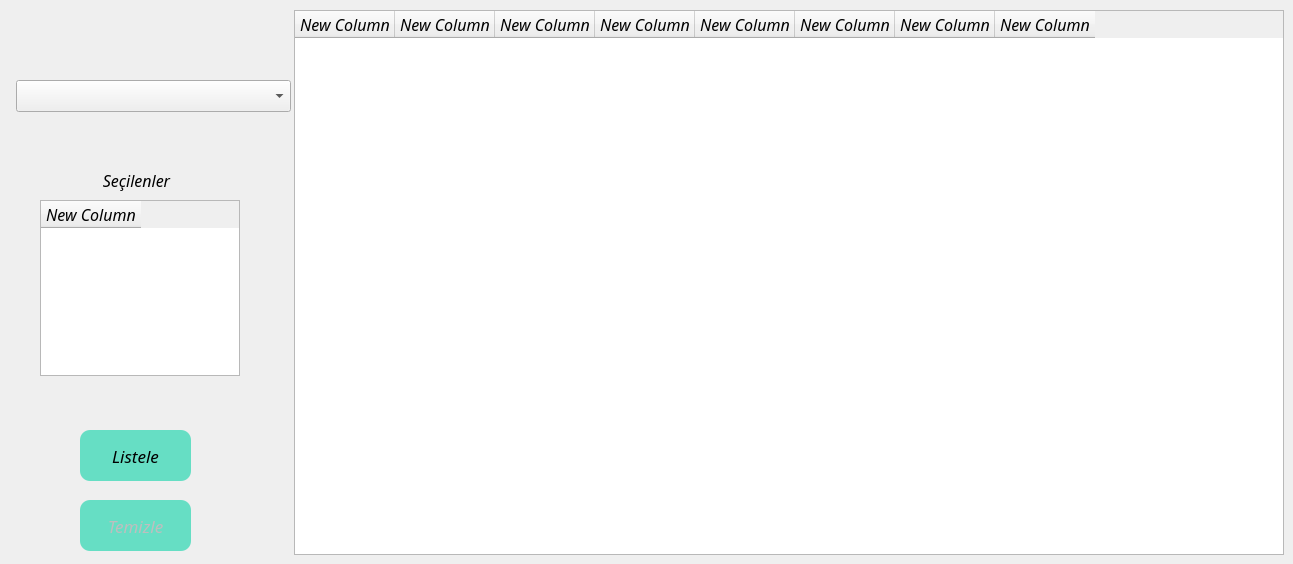
          <widget class="QWidget" name="tab_4_1">
           <attribute name="title">
            <string>Türe Göre</string>
           </attribute>
           <widget class="QLabel" name="label_26">
            <property name="geometry">
             <rect>
              <x>46</x>
              <y>160</y>
              <width>181</width>
              <height>40</height>
             </rect>
            </property>
            <property name="font">
             <font>
              <family>Monotype Corsiva</family>
              <pointsize>12</pointsize>
              <italic>true</italic>
             </font>
            </property>
            <property name="text">
             <string>Seçilenler</string>
            </property>
            <property name="alignment">
             <set>Qt::AlignCenter</set>
            </property>
           </widget>
           <widget class="QTableWidget" name="tableWidget_4_1_1">
            <property name="geometry">
             <rect>
              <x>40</x>
              <y>200</y>
              <width>200</width>
              <height>176</height>
             </rect>
            </property>
            <property name="minimumSize">
             <size>
              <width>100</width>
              <height>100</height>
             </size>
            </property>
            <property name="maximumSize">
             <size>
              <width>200</width>
              <height>300</height>
             </size>
            </property>
            <property name="font">
             <font>
              <family>Monotype Corsiva</family>
              <pointsize>12</pointsize>
              <weight>50</weight>
              <italic>true</italic>
              <bold>false</bold>
             </font>
            </property>
            <property name="styleSheet">
             <string notr="true">font: italic 12pt &quot;Monotype Corsiva&quot;;
</string>
            </property>
            <column>
             <property name="text">
              <string>New Column</string>
             </property>
            </column>
           </widget>
           <widget class="QTableWidget" name="tableWidget_4_1_2">
            <property name="geometry">
             <rect>
              <x>294</x>
              <y>10</y>
              <width>990</width>
              <height>545</height>
             </rect>
            </property>
            <property name="font">
             <font>
              <family>Monotype Corsiva</family>
              <pointsize>12</pointsize>
              <weight>50</weight>
              <italic>true</italic>
              <bold>false</bold>
             </font>
            </property>
            <property name="styleSheet">
             <string notr="true">font: italic 12pt &quot;Monotype Corsiva&quot;;</string>
            </property>
            <property name="showGrid">
             <bool>true</bool>
            </property>
            <property name="columnCount">
             <number>8</number>
            </property>
            <column>
             <property name="text">
              <string>New Column</string>
             </property>
            </column>
            <column>
             <property name="text">
              <string>New Column</string>
             </property>
            </column>
            <column>
             <property name="text">
              <string>New Column</string>
             </property>
            </column>
            <column>
             <property name="text">
              <string>New Column</string>
             </property>
            </column>
            <column>
             <property name="text">
              <string>New Column</string>
             </property>
            </column>
            <column>
             <property name="text">
              <string>New Column</string>
             </property>
            </column>
            <column>
             <property name="text">
              <string>New Column</string>
             </property>
            </column>
            <column>
             <property name="text">
              <string>New Column</string>
             </property>
            </column>
           </widget>
           <widget class="QPushButton" name="pushButton_4_1_listele">
            <property name="geometry">
             <rect>
              <x>80</x>
              <y>430</y>
              <width>111</width>
              <height>51</height>
             </rect>
            </property>
            <property name="sizePolicy">
             <sizepolicy hsizetype="Preferred" vsizetype="Fixed">
              <horstretch>0</horstretch>
              <verstretch>0</verstretch>
             </sizepolicy>
            </property>
            <property name="minimumSize">
             <size>
              <width>80</width>
              <height>50</height>
             </size>
            </property>
            <property name="font">
             <font>
              <family>Monotype Corsiva</family>
              <pointsize>13</pointsize>
              <weight>50</weight>
              <italic>true</italic>
              <bold>false</bold>
             </font>
            </property>
            <property name="styleSheet">
             <string notr="true">QPushButton#pushButton_4_1_listele{	
background-color: rgba(6, 211, 166, 150);
border-radius:10px;}

QPushButton#pushButton_4_1_listele:hover{
background-color: rgba(0, 248, 49, 150);
border-radius:10px;}

QPushButton#pushButton_4_1_listele:pressed{
background-color: rgba(6, 211, 166,150);
padding-left:5px;
padding-top:6px;
border-radius:10px;}


</string>
            </property>
            <property name="text">
             <string>Listele</string>
            </property>
           </widget>
           <widget class="QWidget" name="formLayoutWidget_6">
            <property name="geometry">
             <rect>
              <x>10</x>
              <y>80</y>
              <width>281</width>
              <height>51</height>
             </rect>
            </property>
            <layout class="QFormLayout" name="formLayout_6">
             <item row="0" column="1">
              <widget class="QComboBox" name="comboBox_4_1_turu">
               <property name="font">
                <font>
                 <family>Monotype Corsiva</family>
                 <pointsize>13</pointsize>
                 <italic>true</italic>
                </font>
               </property>
              </widget>
             </item>
            </layout>
           </widget>
           <widget class="QPushButton" name="pushButton_4_1_temizle">
            <property name="enabled">
             <bool>false</bool>
            </property>
            <property name="geometry">
             <rect>
              <x>80</x>
              <y>500</y>
              <width>111</width>
              <height>51</height>
             </rect>
            </property>
            <property name="sizePolicy">
             <sizepolicy hsizetype="Preferred" vsizetype="Fixed">
              <horstretch>0</horstretch>
              <verstretch>0</verstretch>
             </sizepolicy>
            </property>
            <property name="minimumSize">
             <size>
              <width>80</width>
              <height>50</height>
             </size>
            </property>
            <property name="font">
             <font>
              <family>Monotype Corsiva</family>
              <pointsize>13</pointsize>
              <weight>50</weight>
              <italic>true</italic>
              <bold>false</bold>
             </font>
            </property>
            <property name="styleSheet">
             <string notr="true">QPushButton#pushButton_4_1_temizle{	
background-color: rgba(6, 211, 166, 150);
border-radius:10px;}

QPushButton#pushButton_4_1_temizle:hover{
background-color: rgba(0, 248, 49, 150);
border-radius:10px;}

QPushButton#pushButton_4_1_temizle:pressed{
background-color: rgba(6, 211, 166,150);
padding-left:5px;
padding-top:6px;
border-radius:10px;}


</string>
            </property>
            <property name="text">
             <string>Temizle</string>
            </property>
           </widget>
          </widget>
